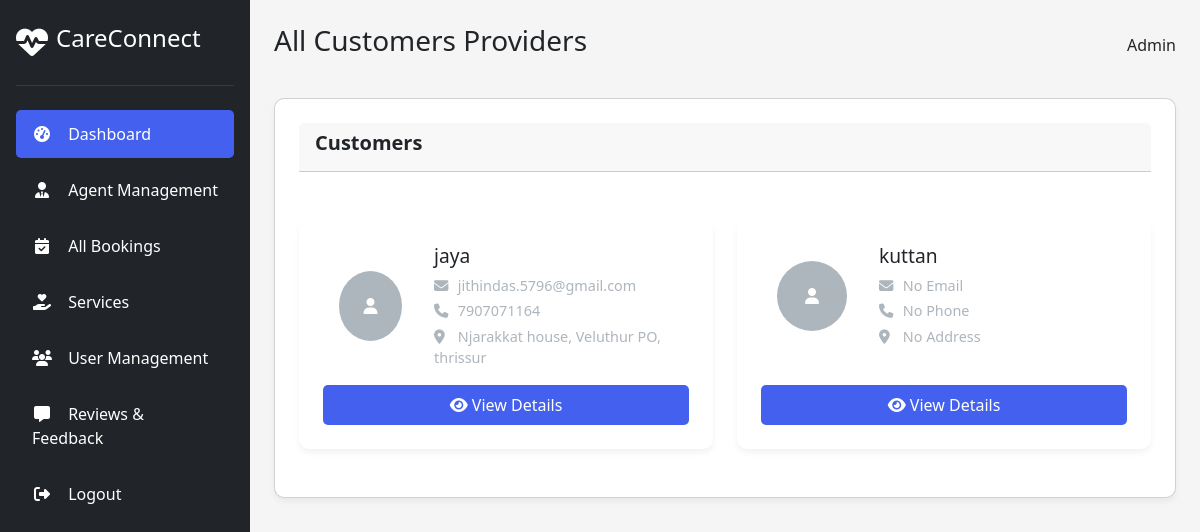
/admins/all_users (signed in), run on an earlier commit of the app's database.
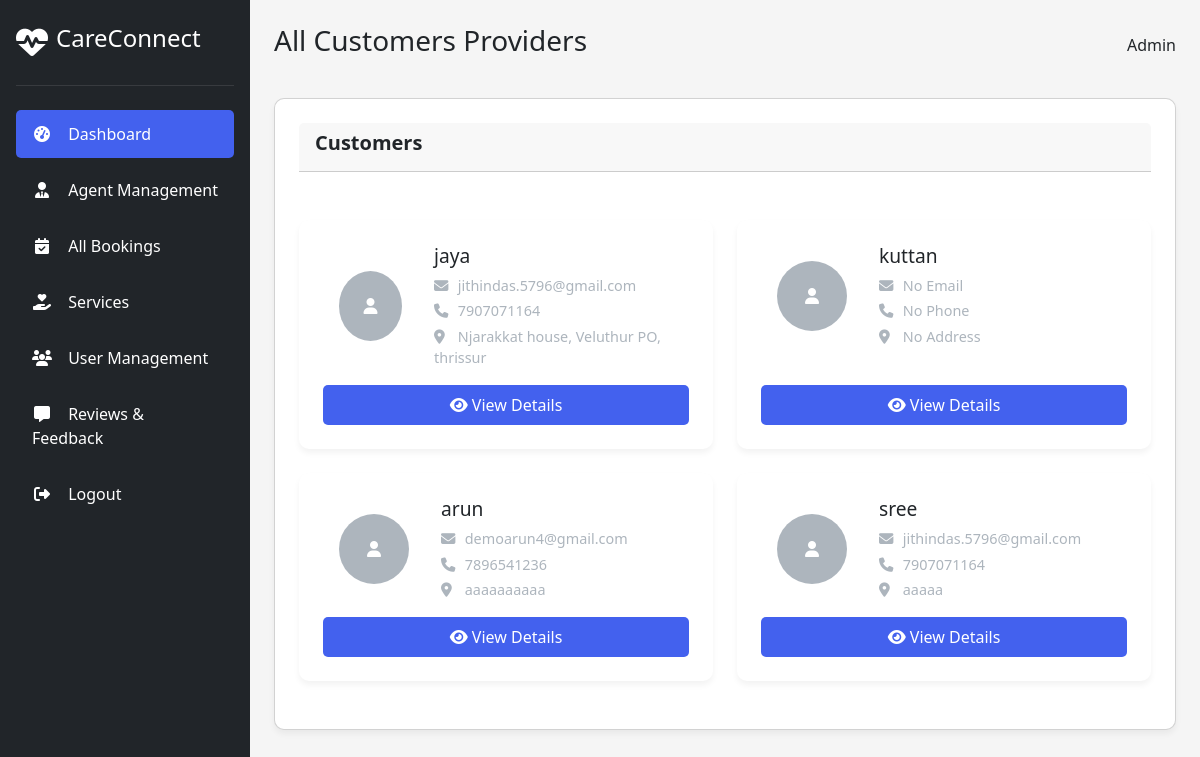
And on a later commit of the database.
### admins/models.py (models this page shows, shortened)
class User(AbstractUser):
    user_type = models.CharField(max_length=20, choices=[
        ('customer', 'Customer'),
        ('service_provider', 'Service Provider')
    ])

class UserProfile_Model(models.Model):
    name=models.CharField(max_length=100,null=True)
    address=models.TextField(null=True)
    place = models.CharField(max_length=100)
    age=models.PositiveIntegerField(null=True)
    email=models.EmailField(null=True)
    profile_picture = models.ImageField(upload_to='images', blank=True, null=True)
    phone_number=models.CharField(max_length=10, null=True)
    user=models.OneToOneField(User,on_delete=models.CASCADE)
    bio = models.TextField(blank=True)
    created_date=models.DateField(auto_now_add=True)
    updated_date=models.DateField(auto_now=True)
    is_active=models.BooleanField(default=False)

### admins/views.py (the view)
# urls.py: path('all_users',All_User_View.as_view(),name='all_users'),
class All_User_View(LoginRequiredMixin,View):
    def get(self, request):
        providers = User.objects.filter(user_type='customer')
        return render(request, 'all_users.html', {'providers': providers})

### admins/templates/all_users.html (shortened to what this page needs)
{% extends 'admin.html' %}
{% block content %}
<div class="header">
    <h1>All Customers Providers</h1>
    <div class="user-profile">
        <div class="user-info">Admin</div>
    </div>
</div>
<div class="card">
    <div class="card-header">
        <h2 class="card-title">Customers</h2>
    </div>
    {% if providers %}
    <div style="display: grid; grid-template-columns: repeat(auto-fill, minmax(300px, 1fr)); gap: 1.5rem; margin-bottom: 1.5rem;">
        {% for provider in providers %}
        <div class="stat-card" style="display: flex; flex-direction: column;">
            <div class="gap-3" style="display: flex; align-items: center; margin-bottom: 1rem;">
                {% if provider.userprofile_model.profile_picture %}
                <img class="ms-3" src="{{ provider.userprofile_model.profile_picture.url }}" alt="Profile Picture"
                    style="width: 70px; height: 70px; border-radius: 50%; margin-right: 1rem; object-fit: cover; border: 3px solid var(--primary);">
                {% else %}
                <div class="ms-3" style="width: 70px; height: 70px; border-radius: 50%; margin-right: 1rem; background-color: var(--gray); display: flex; align-items: center; justify-content: center; color: white;">
                    <i class="fas fa-user"></i>
                </div>
                {% endif %}
                <div>
                    <h3 style="font-size: 1.2rem; margin-bottom: 0.5rem;">{{ provider.username }}</h3>
                    <p style="color: var(--gray); font-size: 0.9rem; margin-bottom: 0.25rem;">
                        <i class="fas fa-envelope" style="width: 20px;"></i> {{ provider.userprofile_model.email|default:"No Email" }}
                    </p>
                    <p style="color: var(--gray); font-size: 0.9rem; margin-bottom: 0.25rem;">
                        <i class="fas fa-phone" style="width: 20px;"></i> {{ provider.userprofile_model.phone_number|default:"No Phone" }}
                    </p>
                    <p style="color: var(--gray); font-size: 0.9rem; margin-bottom: 0;">
                        <i class="fas fa-map-marker-alt" style="width: 20px;"></i> {{ provider.userprofile_model.address|default:"No Address" }}
                    </p>
                </div>
            </div>
            <a href="{% url 'profile' provider.id %}" class="button d-flex justify-content-center" style="margin-top: auto; text-decoration: none;">
                <div>
                    <i class="fas fa-eye"></i>
                <span class="">View Details</span>
                </div>
            </a>
        </div>
        {% endfor %}
    </div>
    {% else %}
    <div style="padding: 2rem; text-align: center; background-color: rgba(72, 149, 239, 0.1); border-radius: 10px; color: var(--info);">
        <i class="fas fa-info-circle fa-2x" style="margin-bottom: 1rem;"></i>
        <p>No service providers found.</p>
    </div>
    {% endif %}
</div>
{% endblock %}

What changed in the data, as far as the page shows it:
added User: username "arun", userprofile_model.email "demoarun4@gmail.com", userprofile_model.phone_number "7896541236", userprofile_model.address "aaaaaaaaaa"
added User: username "sree", userprofile_model.email "jithindas.5796@gmail.com", userprofile_model.phone_number "7907071164", userprofile_model.address "aaaaa"
